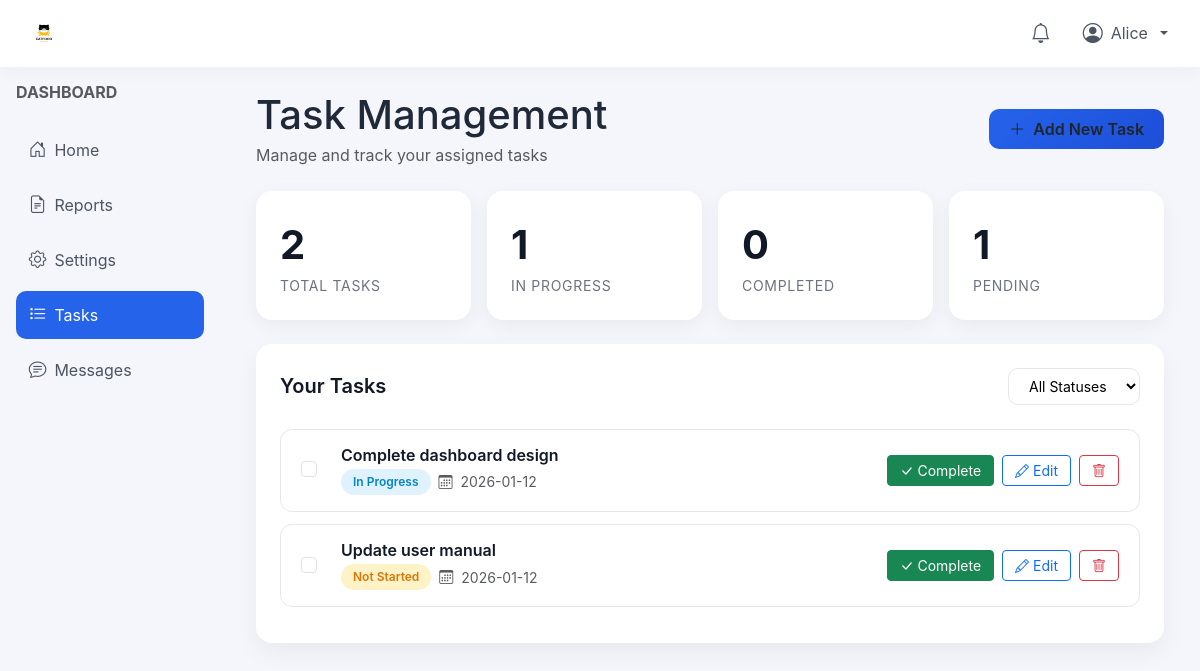
Page /tasks (signed in) on the committed database.
### tables this page shows
CREATE TABLE tasks (
    id INTEGER PRIMARY KEY AUTOINCREMENT,
    task TEXT NOT NULL,
    assigned_to TEXT NOT NULL,
    status TEXT DEFAULT 'Not Started',
    created_at TIMESTAMP DEFAULT CURRENT_TIMESTAMP
);

### app.py (the view, shortened to what this page needs)
@app.route('/tasks')
def tasks():
    if 'username' not in session:
        return redirect(url_for('login_page'))
    username = session['username']
    conn = get_db_connection()
    tasks_data = conn.execute('SELECT * FROM tasks WHERE assigned_to = ?', (username,)).fetchall()
    conn.close()
    if tasks_data:
        tasks_list = [dict(task) for task in tasks_data]
    return render_template('tasks.html', username=username, tasks=tasks_list)

### app.py (called while the page is built)
def get_db_connection():
    conn = sqlite3.connect('app.db')
    conn.row_factory = sqlite3.Row
    return conn

### templates/tasks.html (shortened to what this page needs)
<!DOCTYPE html>
<html lang="en">
<head>
  <link href="https://cdn.jsdelivr.net/npm/bootstrap@5.3.2/dist/css/bootstrap.min.css" rel="stylesheet">
  <link href="https://cdn.jsdelivr.net/npm/bootstrap-icons@1.10.5/font/bootstrap-icons.css" rel="stylesheet">
  <link rel="stylesheet" href="{{ url_for('static', filename='styles.css') }}">
</head>
<body>
<header class="navbar navbar-expand-lg px-4">
  <a class="navbar-brand" href="{{ url_for('dashboard') }}">
    <img src="{{ url_for('static', filename='mock.jpg') }}" alt="Logo" height="40">
  </a>
  <div class="ms-auto">
    <ul class="navbar-nav flex-row align-items-center gap-3">
      <li class="nav-item">
        <a class="nav-link" href="#"><i class="bi bi-bell fs-5"></i></a>
      </li>
      <li class="nav-item dropdown">
        <a class="nav-link d-flex align-items-center gap-2 dropdown-toggle" href="#" role="button" data-bs-toggle="dropdown">
          <i class="bi bi-person-circle fs-5"></i>
          <span>{{ username if username else 'User' }}</span>
        </a>
      </li>
    </ul>
  </div>
</header>
<div class="d-flex">
  <aside class="p-3" style="width:220px; min-height:100vh;">
    <h6 class="fw-bold text-uppercase text-muted mb-4">Dashboard</h6>
    <ul class="navbar-nav gap-2">
      <li class="nav-item">
        <a class="nav-link d-flex align-items-center" href="{{ url_for('dashboard') }}">
          <i class="bi bi-house-door me-2"></i> Home
        </a>
      </li>
      <li class="nav-item">
        <a class="nav-link d-flex align-items-center" href="#">
          <i class="bi bi-file-earmark-text me-2"></i> Reports
        </a>
      </li>
      <li class="nav-item">
        <a class="nav-link d-flex align-items-center" href="#">
          <i class="bi bi-gear me-2"></i> Settings
        </a>
      </li>
      <li class="nav-item">
        <a class="nav-link active d-flex align-items-center" href="{{ url_for('tasks') }}">
          <i class="bi bi-list-task me-2"></i> Tasks
        </a>
      </li>
      <li class="nav-item">
        <a class="nav-link d-flex align-items-center" href="#">
          <i class="bi bi-chat-text me-2"></i> Messages
        </a>
      </li>
    </ul>
  </aside>
  <main class="flex-grow-1 p-4">
    <div class="container-fluid">
      <div class="d-flex justify-content-between align-items-center mb-4">
        <div>
          <h1 class="mb-1">Task Management</h1>
          <p class="text-muted mb-0">Manage and track your assigned tasks</p>
        </div>
        <button class="btn add-task-btn" data-bs-toggle="modal" data-bs-target="#addTaskModal">
          <i class="bi bi-plus-lg me-2"></i>Add New Task
        </button>
      </div>
      <div class="row mb-4 g-3">
        <div class="col-md-3">
          <div class="task-stat-card">
            <div class="stat-number">{{ tasks|length if tasks else 0 }}</div>
            <div class="stat-label">Total Tasks</div>
          </div>
        </div>
        <div class="col-md-3">
          <div class="task-stat-card">
            <div class="stat-number">
              {{ tasks|selectattr('status', 'equalto', 'In Progress')|list|length if tasks else 0 }}
            </div>
            <div class="stat-label">In Progress</div>
          </div>
        </div>
        <div class="col-md-3">
          <div class="task-stat-card">
            <div class="stat-number">
              {{ tasks|selectattr('status', 'equalto', 'Completed')|list|length if tasks else 0 }}
            </div>
            <div class="stat-label">Completed</div>
          </div>
        </div>
        <div class="col-md-3">
          <div class="task-stat-card">
            <div class="stat-number">
              {{ tasks|selectattr('status', 'equalto', 'Not Started')|list|length if tasks else 0 }}
            </div>
            <div class="stat-label">Pending</div>
          </div>
        </div>
      </div>
      <div class="card p-4">
        <div class="d-flex justify-content-between align-items-center mb-4">
          <h5 class="mb-0">Your Tasks</h5>
          <div class="d-flex gap-2">
            <select class="filter-select" id="statusFilter">
              <option value="">All Statuses</option>
            </select>
          </div>
        </div>
        {% if tasks and tasks|length > 0 %}
        <div class="task-list">
          {% for task in tasks %}
          <div class="task-item" data-status="{{ task.status }}">
            <div class="d-flex justify-content-between align-items-center">
              <div class="d-flex align-items-center gap-3">
                <div class="form-check">
                  <input class="form-check-input" type="checkbox" id="task{{ task.id }}"
                         {% if task.status == 'Completed' %}checked{% endif %}>
                </div>
                <div>
                  <h6 class="mb-1">{{ task.task }}</h6>
                  <div class="d-flex gap-2 align-items-center">
                    <span class="task-status status-{{ task.status|lower|replace(' ', '-') }}">
                      {{ task.status }}
                    </span>
                    <small class="text-muted">
                      <i class="bi bi-calendar3 me-1"></i>
                      {% if task.created_at %}
                        {{ task.created_at.split(' ')[0] if task.created_at else 'No date' }}
                      {% else %}
                        No date
                      {% endif %}
                    </small>
                  </div>
                </div>
              </div>
              <div class="task-actions d-flex gap-2">
                {% if task.status != 'Completed' %}
                <form method="post" action="{{ url_for('update_task', task_id=task.id) }}" style="display: inline;">
                  <button type="submit" class="btn btn-success btn-sm">
                    <i class="bi bi-check-lg"></i> Complete
                  </button>
                </form>
                {% endif %}
                <button class="btn btn-outline-primary btn-sm">
                  <i class="bi bi-pencil"></i> Edit
                </button>
                <form method="post" action="{{ url_for('delete_task', task_id=task.id) }}" style="display: inline;" onsubmit="return confirm('Are you sure you want to delete this task?')">
                  <button type="submit" class="btn btn-outline-danger btn-sm">
                    <i class="bi bi-trash"></i>
                  </button>
                </form>
              </div>
            </div>
          </div>
          {% endfor %}
        </div>
        {% endif %}
      </div>
    </div>
  </main>
</div>
</body>
</html>

### static/styles.css (style rules this page uses)
body { font-family: 'Inter', sans-serif; background: #f4f6fb; color: #1f2937; }
.navbar { background: #ffffff; box-shadow: 0 4px 20px rgba(0,0,0,0.04); }
.navbar img { max-height: 40px; }
.navbar-brand { font-size: 1.1rem; color: #111827; }
.nav-link { color: #4b5563; padding: 0.65rem 0.8rem; border-radius: 10px; transition: all 0.2s ease; }
.nav-link i { font-size: 1.1rem; }
.nav-link.active { background: #2563eb; color: #ffffff !important; }
.card { border: none; border-radius: 16px; background: #ffffff; box-shadow: 0 10px 25px rgba(0,0,0,0.05); transition: transform 0.15s ease, box-shadow 0.15s ease; }
.card h5, .card h6 { font-weight: 600; color: #111827; }
.task-item { border: 1px solid #e5e7eb; border-radius: 12px; padding: 1rem 1.25rem; margin-bottom: 0.75rem; background: white; transition: all 0.2s ease; }
.task-status { font-size: 0.75rem; padding: 0.25rem 0.75rem; border-radius: 999px; font-weight: 600; }
.status-in-progress { background: #e0f2fe; color: #0284c7; }
.status-not-started { background: #fef3c7; color: #d97706; }
.task-actions .btn { padding: 0.25rem 0.75rem; font-size: 0.875rem; }
.add-task-btn { background: linear-gradient(135deg, #2563eb 0%, #1d4ed8 100%); border: none; padding: 0.5rem 1.25rem; border-radius: 10px; font-weight: 600; transition: all 0.3s ease; }
.task-stat-card { background: white; border-radius: 16px; padding: 1.5rem; box-shadow: 0 6px 20px rgba(0,0,0,0.05); height: 100%; }
.stat-number { font-size: 2.5rem; font-weight: 700; color: #111827; }
.stat-label { font-size: 0.875rem; color: #6b7280; text-transform: uppercase; letter-spacing: 0.05em; }
.filter-select { border: 1px solid #e5e7eb; border-radius: 10px; padding: 0.5rem 1rem; font-size: 0.875rem; background: white; }

### rows in the picture
tasks: task "Complete dashboard design", status "In Progress", created_at "2026-01-12"
tasks: task "Update user manual", status "Not Started", created_at "2026-01-12"

### other values in the picture
{{ username if username else 'User' }} "Alice"
{{ tasks|length if tasks else 0 }} "2"
